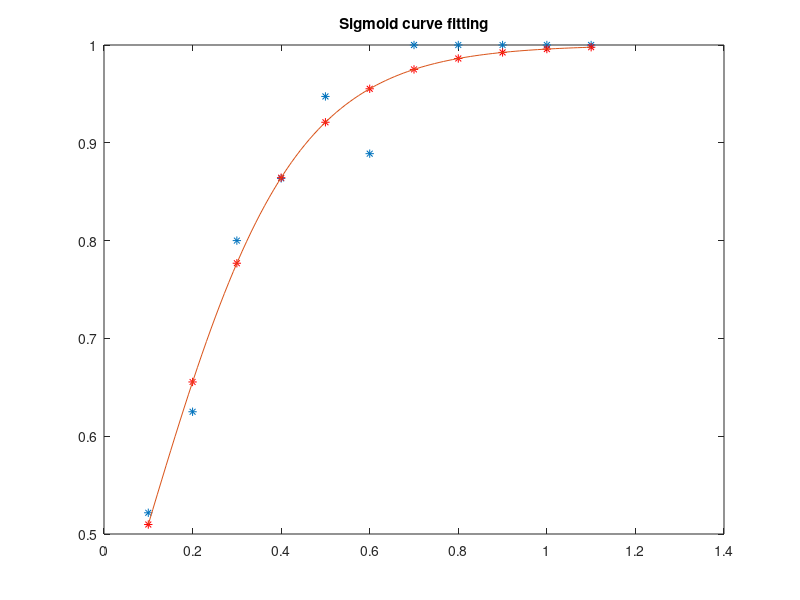

MATLAB code for this plot:
% Seung-Chan Kim
% December 14, 2013
% Telerobotics and Control Lab., KAIST
%
% Sigmoid curve fitting in least-squares sense

clc; clear; close all;
A = [
    0.1000    0.5217
    0.2000    0.6250
    0.3000    0.8000
    0.4000    0.8636
    0.5000    0.9474
    0.6000    0.8889
    0.7000    1.0000
    0.8000    1.0000
    0.9000    1.0000
    1.0000    1.0000
    1.1000    1.0000];

xdata = A(:, 1);
ydata = A(:, 2);

%%
%options = optimoptions('lsqcurvefit','Algorithm','levenberg-marquardt');
fun = @(param,xdata)( 1.0 ./ (1 + exp(param(1).*(-xdata + param(2)))));
param = [1 0];

% checking for the size
size(ydata)
size(fun(param,xdata))

param_updated = lsqcurvefit(fun,param,xdata,ydata)

ydata2 = fun(param_updated,xdata);

%xdata3 = min(xdata) : (max(xdata) - min(xdata))/100 : max(xdata);
xdata3 = linspace(xdata(1), xdata(size(xdata,1)));
ydata3 = fun(param_updated,xdata3);

%% Figure
figure;
plot(xdata, ydata, '*');
hold on;
plot(xdata,  ydata2, 'r*');
plot(xdata3, ydata3, '-');
title ('Sigmoid curve fitting');
